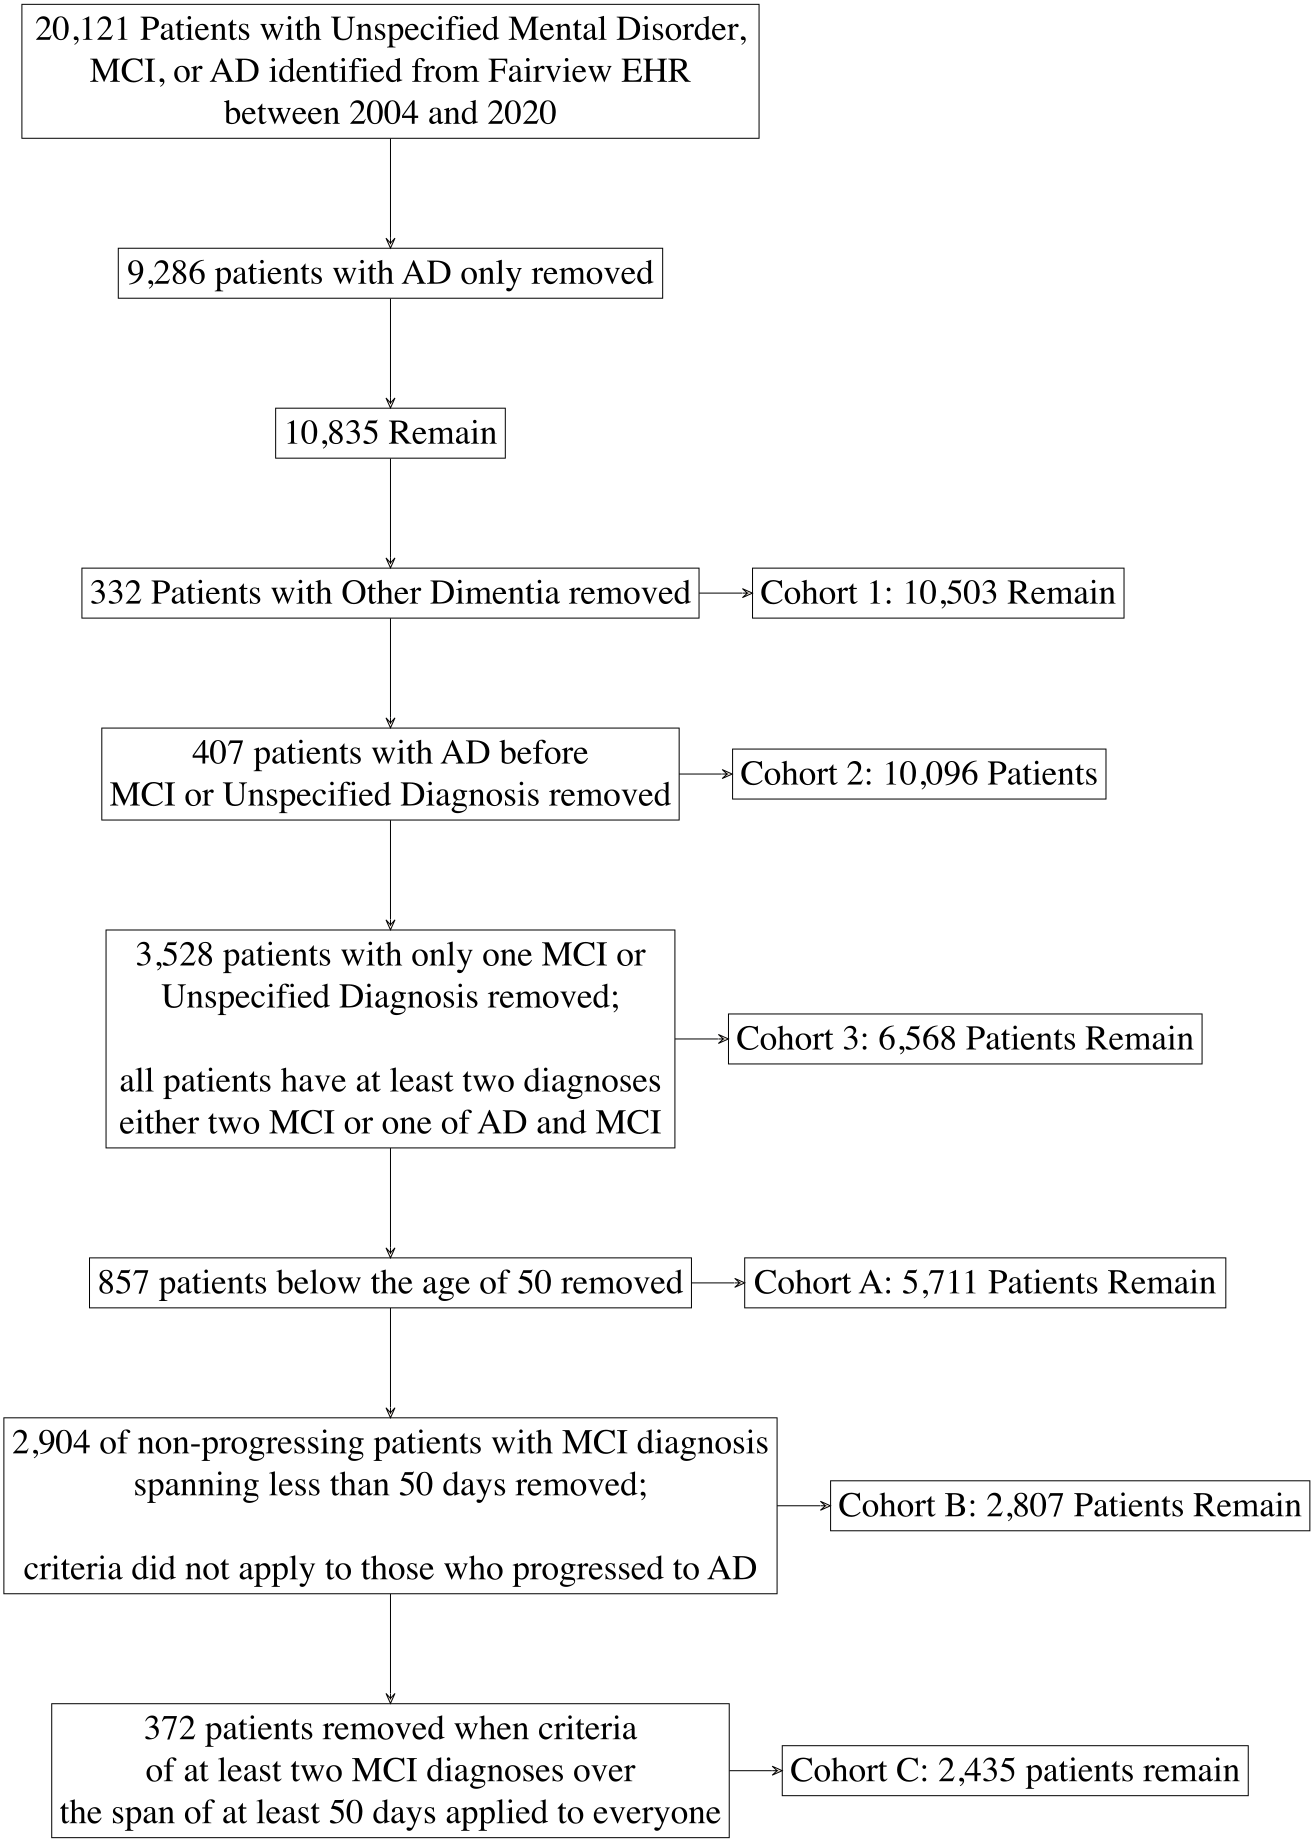

Reproduce this figure in R.

library(DiagrammeR)
library(DiagrammeRsvg)

flowchart <- 
  grViz(" 
 
digraph flowchart {

# Graph style 
graph [layout = dot, fontsize = 35, overlap = true
] 
node [shape = box, fontsize = 35, overlap = true] 
edge [arrowhead = vee, fontsize = 35, overlap = true, style = filled, fillcolor = Linen, minlen = 3] 

# Nodes 
start   [label='20,121 Patients with Unspecified Mental Disorder, \nMCI, or AD identified from Fairview EHR \nbetween 2004 and 2020'] 
filter1 [label='9,286 patients with AD only removed']
filter1_res [label='10,835 Remain']
filter2 [label='332 Patients with Other Dimentia removed']
cohort1 [label='Cohort 1: 10,503 Remain']

cohort_1_to_2 [label='407 patients with AD before \nMCI or Unspecified Diagnosis removed']
cohort2 [label='Cohort 2: 10,096 Patients']

cohort_2_to_3 [label='3,528 patients with only one MCI or \nUnspecified Diagnosis removed; 
                      \nall patients have at least two diagnoses\n either two MCI or one of AD and MCI']
cohort3[label ='Cohort 3: 6,568 Patients Remain']

cohort_3_to_4 [label='857 patients below the age of 50 removed']
cohort4[label ='Cohort A: 5,711 Patients Remain']

cohort_4_to_5 [label='2,904 of non-progressing patients with MCI diagnosis\n spanning less than 50 days removed; 
                      \ncriteria did not apply to those who progressed to AD']
cohort5[label ='Cohort B: 2,807 Patients Remain']

cohort_5_to_6 [label='372 patients removed when criteria \nof at least two MCI diagnoses over \nthe span of at least 50 days applied to everyone']
cohort6[label = 'Cohort C: 2,435 patients remain', fillcolor = 'Red']

# Edges 
start -> filter1
filter1 -> filter1_res
filter1_res -> filter2 
filter2 -> cohort1
  {rank = same; filter2; cohort1}
filter2 -> cohort_1_to_2
cohort_1_to_2 -> cohort2
  {rank = same; cohort_1_to_2; cohort2}
cohort_1_to_2 -> cohort_2_to_3
cohort_2_to_3 -> cohort3
  {rank = same; cohort_2_to_3; cohort3}
cohort_2_to_3 -> cohort_3_to_4
cohort_3_to_4 -> cohort4 
  {rank = same; cohort_3_to_4; cohort4}
cohort_3_to_4 -> cohort_4_to_5
cohort_4_to_5 -> cohort5
  {rank = same; cohort_4_to_5; cohort5}
cohort_4_to_5 -> cohort_5_to_6
cohort_5_to_6 -> cohort6
  {rank = same; cohort_5_to_6; cohort6}

# A note at the bottom 
labelloc = 'b'  }
s
        ", 
    
    engine = 'dot'
  ) 

flowchart

# # Write the SVG content to a file
svg <- export_svg(flowchart) 
svg_file <- "flowchart.svg"
writeLines(svg, con = svg_file)

# Convert SVG to PNG
png_file <- "flowchart.png"
rsvg::rsvg_png(svg_file, png_file)
